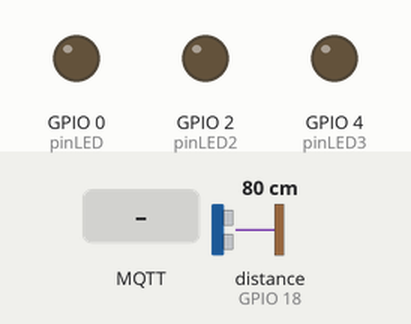
A sketch run on a simulated ESP32. On the bench: output pins drawn as LEDs (lit = HIGH). Wiring (inferred from the names in the program): ultrasonic range finder: trigger GPIO 19; echo GPIO 18. Inputs (shaded band) come from the test bench; at power-on: distance to the obstacle (sensor on GPIO 18) 80 cm. The echo pulse lasts 58.3 µs per cm; WiFi joins after 1.5 s; servers stay silent unless stated; no MQTT or app messages arrive unless stated; pins used as bus, display or sensor lines are not drawn; what the sketch prints to the serial monitor is not drawn.

Above: at 2.8 s.
2.9 s: MQTT message "LED_ON" arrives on the first subscribed topic
At 4.0 s:
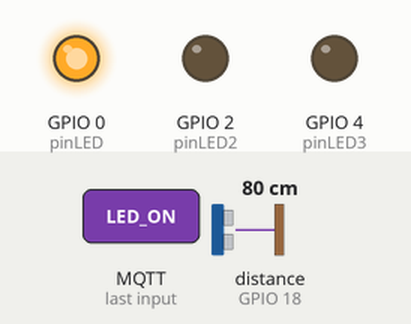
6.1 s: distance to the obstacle (sensor on GPIO 18) set to 34 cm
7.8 s: distance to the obstacle (sensor on GPIO 18) set to 28 cm
At 9.8 s:
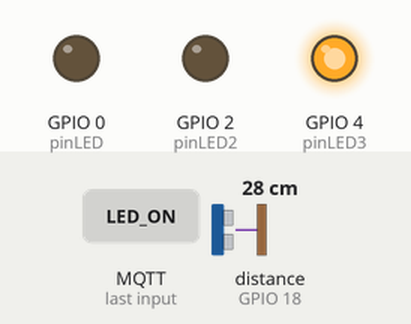
10.1 s: MQTT message "LED_ON" arrives on the second subscribed topic
11.6 s: distance to the obstacle (sensor on GPIO 18) set to 24 cm
13.1 s: distance to the obstacle (sensor on GPIO 18) set to 19 cm
At 13.7 s:
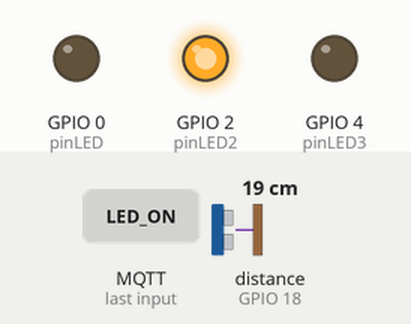
Timing chart, 0 to 15.6 s (numbered marks = the images above; inputs shaded):
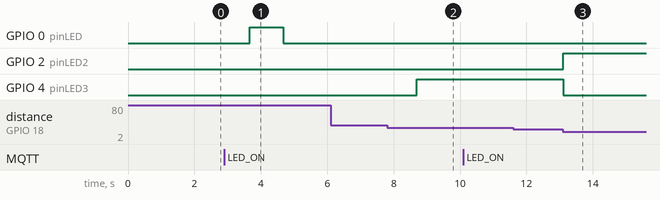

The sketch:

MQTT.ino
```cpp
int DISTANCIA = 0;
int pinEco = 18;
int pinGatillo = 19;
#include <WiFi.h>
#include <PubSubClient.h>
const char * WIFI_SSID = "Network_/";
const char * WIFI_PASS = "Red$9474120";
const int pinLED = 0;
const int pinLED2 = 2;
const int pinLED3 = 4;

const char * MQTT_BROKER_HOST = "broker.hivemq.com";
const int MQTT_BROKER_PORT = 1883;

const char * MQTT_CLIENT_ID = "razor@azzure.iot.bo"; // UNIQUE ID FIRST SMARTPHONE
const char * PUBLISH_TOPIC = "azzure.iot.bo/T_out";
const char * PUBLISH_TOPIC_SENSOR = "azzure.iot.bo/SENSOR_out";
const char * SUBSCRIBE_TOPIC_LED1 = "azzure.iot.bo/LED1_in";
const char * SUBSCRIBE_TOPIC_LED2 = "azzure.iot.bo/LED2_in";
const char * SUBSCRIBE_TOPIC_LED3 = "azzure.iot.bo/LED3_in";

WiFiClient wiFiClient;
PubSubClient mqttClient(wiFiClient);

long readUltrasonicDistance(int triggerPin, int echoPin){
  pinMode(triggerPin, OUTPUT);
  digitalWrite(triggerPin, LOW);
  delayMicroseconds(2);
  digitalWrite(triggerPin, HIGH);
  delayMicroseconds(10);
  digitalWrite(triggerPin, LOW);
  pinMode(echoPin, INPUT);
  return pulseIn(echoPin, HIGH);
}

class LED
{
  private:
    int numero;
  public:
    int getnumero() {
      return numero;
    }
    void setnumero(int n){
      numero=n;
    }
    LED(int n){
      numero=n;
    }
    void encender(){
      digitalWrite(numero, HIGH);
    }
    void apagar() {
      digitalWrite(numero, LOW);
    }
};

LED LDS[3] = {LED(pinLED), LED(pinLED2), LED(pinLED3)};

void callback(const char * topic, byte * payload, unsigned int length){
 String message;
 for (int i = 0; i<length; i++) message += String((char) payload[i]);
 if (String(topic) == SUBSCRIBE_TOPIC_LED1){
    Serial.println("Message from topic " + String(topic) + ":" + message);
    if (message == "LED_ON"){
      digitalWrite(pinLED, HIGH);
    }else if (message == "LED_OFF")
      digitalWrite(pinLED, LOW);
  }
 if (String(topic) == SUBSCRIBE_TOPIC_LED2){
    Serial.println("Message from topic " + String(topic) + ":" + message);
    if (message == "LED_ON"){
      digitalWrite(pinLED2, HIGH);
    }else if (message == "LED_OFF")
      digitalWrite(pinLED2, LOW);
   }
   if (String(topic) == SUBSCRIBE_TOPIC_LED3){
    Serial.println("Message from topic " + String(topic) + ":" + message);
    if (message == "LED_ON"){
      digitalWrite(pinLED3, HIGH);
    }else if (message == "LED_OFF")
      digitalWrite(pinLED3, LOW);
   }
}

void setup() {
  pinMode(pinLED, OUTPUT);
  pinMode(pinLED2, OUTPUT);
  pinMode(pinLED3, OUTPUT);
  Serial.begin(115200);
  Serial.print("Connecting to " + String(WIFI_SSID));
  WiFi.begin(WIFI_SSID, WIFI_PASS);
  while (WiFi.status() != WL_CONNECTED) {
    delay(200);
    Serial.print(".");
  }
  Serial.println("Connected!");
  mqttClient.setServer(MQTT_BROKER_HOST, MQTT_BROKER_PORT);
  mqttClient.setCallback(callback);
  Serial.print("Connecting to " + String(MQTT_BROKER_HOST));
  if(mqttClient.connect(MQTT_CLIENT_ID)) { //IMPORTANTE
    Serial.println(" Connected!");
    mqttClient.subscribe(SUBSCRIBE_TOPIC_LED1);
    mqttClient.subscribe(SUBSCRIBE_TOPIC_LED2);
    mqttClient.subscribe(SUBSCRIBE_TOPIC_LED3);
  }
}

unsigned char counter = 0;
unsigned long previousPublishMillis = 0;

void loop() {
  DISTANCIA = 0.01723 * readUltrasonicDistance(pinGatillo, pinEco);
  if (DISTANCIA > 0 && DISTANCIA <= 10) { digitalWrite(pinLED, HIGH); digitalWrite(pinLED2, LOW); digitalWrite(pinLED3, LOW);}
        if (DISTANCIA > 10 && DISTANCIA <= 20) { digitalWrite(pinLED2, HIGH); digitalWrite(pinLED, LOW); digitalWrite(pinLED3, LOW);}
        if (DISTANCIA > 20 && DISTANCIA <= 30) { digitalWrite(pinLED3, HIGH); digitalWrite(pinLED2, LOW); digitalWrite(pinLED, LOW);}
        if(DISTANCIA < 0 || DISTANCIA > 30) {delay(1000);digitalWrite(pinLED, LOW); digitalWrite(pinLED2, LOW); digitalWrite(pinLED3, LOW);}
  if(mqttClient.connected()){
    unsigned long now = millis();
    if (now - previousPublishMillis >= 2000) {
      previousPublishMillis = now;
      String message = String(DISTANCIA);
      mqttClient.publish(PUBLISH_TOPIC, message.c_str());
    }
    mqttClient.loop();
  }
  else{
    Serial.println("MQTT broker not connected!");
    delay(2000);
  }
}
```

Measured:
- the behaviour switches between 31 and 30 cm on distance to the obstacle (sensor on GPIO 18) (found by bisection; images 1 and 2)
- the behaviour switches between 21 and 20 cm on distance to the obstacle (sensor on GPIO 18) (found by bisection; images 2 and 3)
- after the input at 2.9 s, GPIO 0 (pinLED): LOW → HIGH after 0.77 s, → LOW 1.0 s later
- after the input at 6.1 s, every drawn part: stays the same
- after the input at 7.8 s, GPIO 4 (pinLED3): LOW → HIGH after 0.89 s
- after the input at 11.6 s, every drawn part: stays the same
- after the input at 13.1 s, GPIO 2 (pinLED2): LOW → HIGH at once; GPIO 4 (pinLED3): HIGH → LOW at once
